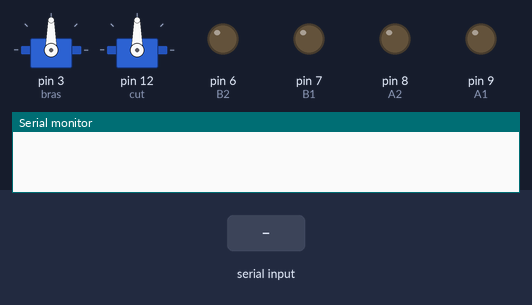
A sketch run on a simulated Arduino Uno, built with avr-gcc and run on an emulated ATmega328P. Parts: 2 × servo, output pins drawn as LEDs (lit = HIGH), the last lines printed to the serial monitor. Inputs (shaded band) come from the test bench.

Above: at 1.2 s.
1.3 s: "u" received over Serial
At 1.45 s:
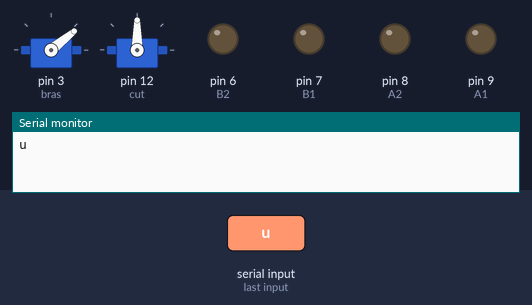
4.3 s: byte 87 ('W') received over Serial
At 5.5 s:
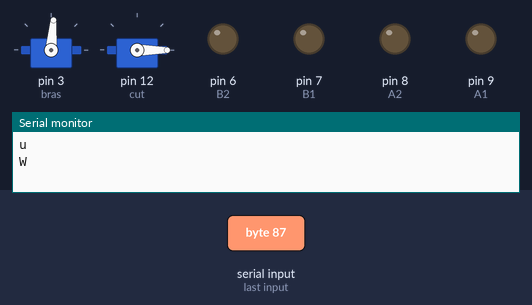
6.0 s: "B" received over Serial
At 7.1 s:
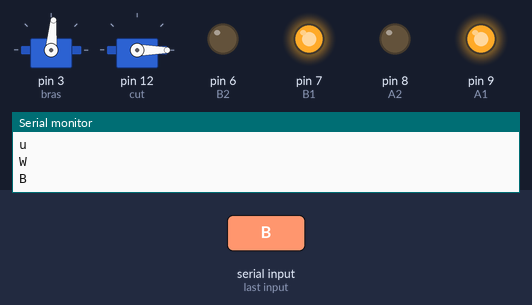
7.5 s: "F" received over Serial
At 8.3 s:
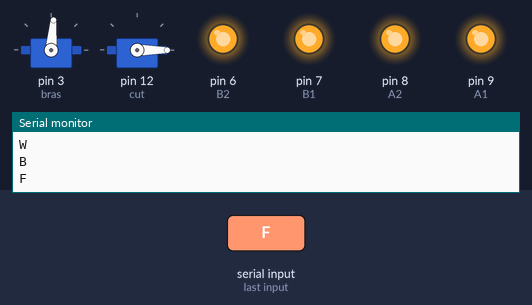
9.0 s: "V" received over Serial
At 9.15 s:
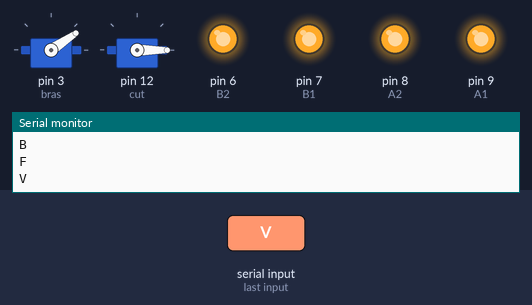
12.0 s: "S" received over Serial
At 13.0 s:
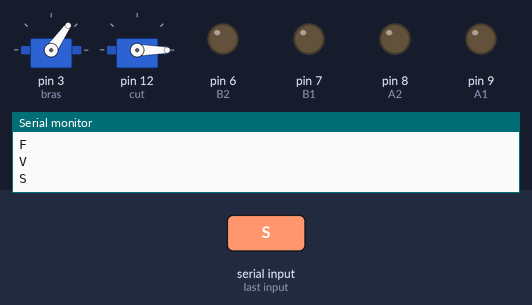
Timing chart, 0 to 14.9 s (numbered marks = the images above; inputs shaded):
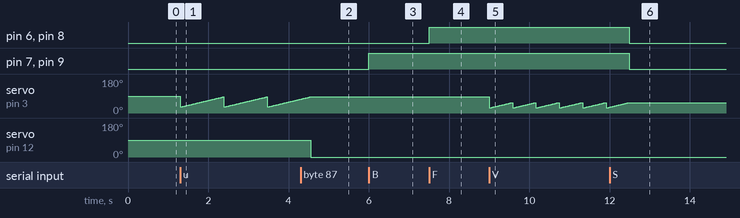

Measured:
- after the input at 1.3 s, servo on pin 3 (bras): ramps from 32° to 85° and jumps back, once every 1.1 s
- after the input at 4.3 s, servo on pin 3 (bras): goes on until 4.5 s, then stays 85°; servo on pin 12 (cut): 90° → 0° after 0.25 s
- after the input at 6.0 s, pin 7 (B1), pin 9 (A1): LOW → HIGH at once
- after the input at 7.5 s, pin 6 (B2), pin 8 (A2): LOW → HIGH at once
- after the input at 9.0 s, servo on pin 3 (bras): ramps from 27° to 55° and jumps back, once every 0.58 s
- after the input at 12.0 s, pin 6 (B2), pin 7 (B1), pin 8 (A2), pin 9 (A1): HIGH → LOW after 0.49 s; servo on pin 3 (bras): goes on until 12.5 s, then stays 55°

The sketch:

Code_BluetoothHC-05.ino
```cpp
#include <Servo.h>

Servo bras;  // creer les servos qu'on va utiliser, 1 pour bras et 1 pour couteau
Servo cut;

#define A1 9  // Motor A pins
#define A2 8
#define B1 7 // Motor B pins
#define B2 6

int  input = 0;
int vit_high = 255;
int vit_low = 80;
int vit_mid = 195;
int bras_pos = 0;  // variable qui store la position du servo pour le bras
char commande;  //déclare variable commande qui va recevoir les donnes envoyees par le hc-05

void setup() {
  Serial.begin(9600); // permet au Arduino de communiquer avec le téléphone a 9600 bits/sec
  bras.attach(3);  // (pin, min, max)
  cut.attach(12);  // (pin, min, max)

  pinMode(A1, OUTPUT); //A1 avec pin 6
  pinMode(A2, OUTPUT); //A2 avec pin 7
  pinMode(B1, OUTPUT); //B1 avec pin 8
  pinMode(B2, OUTPUT); //B2 avec pin 9


}

void loop()
{
  if (Serial.available() > 0) //serial.available lit le nb de bits donc dès qu'il y en a plus que 0, la loop s'execute. peut aussi remplacer par boucle IF
  {
  commande = Serial.read(); // lit un bit et le store dans la variable val
  Serial.println(commande); //la valeur de val(en bits) est convertie en texte ASCII
  }
   //Moteurs des roues:
   if( commande == 'B') // Backward. Ce code s'execute qd on execute le bouton B sur l'application
    {
    analogWrite(A1, vit_high);
    analogWrite(B1, vit_high);
    }
    else if(commande == 'F') // Forward
    {
    analogWrite(A2, vit_high);
    analogWrite(B2, vit_high);
    }

    else if(commande == 'L') //Left
    {
    analogWrite(B1, vit_high);
    analogWrite(A2, vit_high);
    }
    else if(commande == 'R') //Right
    {
    analogWrite(B2, vit_high);
    analogWrite(A1, vit_high);
    }

    else if(commande == 'S') //Stop
    {
    digitalWrite(A2, LOW);
    digitalWrite(A1, LOW);
    digitalWrite(B1, LOW);
    digitalWrite(B2, LOW);
    }

    //Servos moteurs:
    else if(commande == 'u') //bras DESCEND (bouton back lights on)
    {
    for(int i = 32; i <= 85; i++) {  // augmente la position du servo graduellement
      bras.write(i);
      delay(20);  // att 20 ms que le bras atteigne la position
    }
    }
    //Position intermédiaire
    else if(commande == 'V') //bras MONTE pour déposer roche (bouton horn on)
    {
    for(int i = 27; i <= 55; i++) {  // augmente la position du servo graduellement
      bras.write(i);
      delay(20);  // att 20 ms que le bras atteigne la position
    }
    }
    else if(commande == 'v') //bras DESCEND pour déposer roche (bouton horn oFF)
    {
    for(int i = 55; i >= 27; i--) {  // augmente la position du servo graduellement
      bras.write(i);
      delay(20);  // att 20 ms que le bras atteigne la position
    }
    }
    /*{
    bras.write(85);
    }
    */
    else if(commande == 'U') //bras MONTE (bouton back lights off)
    {
    for(int i = 85; i >= 32; i--) {
      bras.write(i);
      delay(20);
    }
    }
    /*{
    bras.write(27);
    }
    */
   else if(commande == 'w') //couteau FERME (bouton front lights on sur app)
    {
    cut.write(80);
    }

   else if(commande == 'W') //couteau OUVRE (bouton front lights off sur app)
    {
    cut.write(0);
    }


}
```
